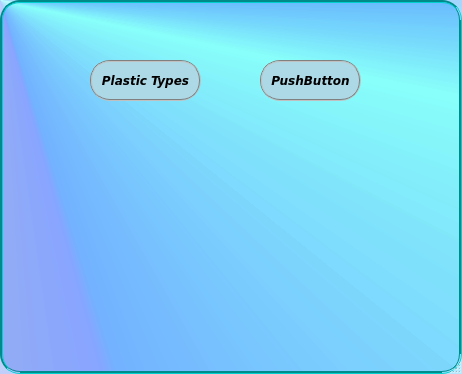
<?xml version="1.0" encoding="UTF-8"?>
<ui version="4.0">
 <class>MainWindow</class>
 <widget class="QMainWindow" name="MainWindow">
  <property name="geometry">
   <rect>
    <x>0</x>
    <y>0</y>
    <width>462</width>
    <height>374</height>
   </rect>
  </property>
  <property name="windowTitle">
   <string>MainWindow</string>
  </property>
  <property name="windowIcon">
   <iconset>
    <normaloff>../../Desktop/blue.png</normaloff>../../Desktop/blue.png</iconset>
  </property>
  <property name="styleSheet">
   <string notr="true">QMainWindow {
	border-top-color:  darkcyan;
	background-color: qconicalgradient(cx:0, cy:0, angle:135, stop:0 rgba(255, 255, 0, 69), stop:0.409091 rgba(0, 61, 255, 69), stop:0.414773 rgba(0, 115, 255, 84), stop:0.585227 rgba(0, 255, 244, 69), stop:0.642045 rgba(0, 104, 255, 101), stop:0.732955 rgba(0, 115, 255, 69));
    border: 3px groove darkcyan;
     border-radius: 20px;
    padding: 2px 4px;
}</string>
  </property>
  <widget class="QWidget" name="centralwidget">
   <widget class="QPushButton" name="pushButton">
    <property name="geometry">
     <rect>
      <x>90</x>
      <y>60</y>
      <width>111</width>
      <height>41</height>
     </rect>
    </property>
    <property name="font">
     <font>
      <family>Verdana</family>
      <weight>75</weight>
      <italic>true</italic>
      <bold>true</bold>
     </font>
    </property>
    <property name="cursor">
     <cursorShape>PointingHandCursor</cursorShape>
    </property>
    <property name="mouseTracking">
     <bool>true</bool>
    </property>
    <property name="styleSheet">
     <string notr="true">QPushButton {
	background-color: lightblue;
    border: 2px groove gray;
     border-radius: 20px;
    padding: 2px 4px;
}</string>
    </property>
    <property name="text">
     <string>Plastic Types</string>
    </property>
   </widget>
   <widget class="QPushButton" name="pushButton_2">
    <property name="geometry">
     <rect>
      <x>260</x>
      <y>60</y>
      <width>101</width>
      <height>41</height>
     </rect>
    </property>
    <property name="font">
     <font>
      <family>Verdana</family>
      <weight>75</weight>
      <italic>true</italic>
      <bold>true</bold>
     </font>
    </property>
    <property name="cursor">
     <cursorShape>PointingHandCursor</cursorShape>
    </property>
    <property name="mouseTracking">
     <bool>true</bool>
    </property>
    <property name="styleSheet">
     <string notr="true">QPushButton {
	background-color: lightblue;
    border: 2px groove gray;
     border-radius: 20px;
    padding: 2px 4px;
}</string>
    </property>
    <property name="text">
     <string>PushButton</string>
    </property>
   </widget>
   <widget class="QLabel" name="label">
    <property name="geometry">
     <rect>
      <x>30</x>
      <y>120</y>
      <width>401</width>
      <height>161</height>
     </rect>
    </property>
    <property name="text">
     <string/>
    </property>
    <property name="pixmap">
     <pixmap>../../Desktop/GK2.png</pixmap>
    </property>
   </widget>
  </widget>
  <widget class="QMenuBar" name="menubar">
   <property name="geometry">
    <rect>
     <x>0</x>
     <y>0</y>
     <width>462</width>
     <height>21</height>
    </rect>
   </property>
  </widget>
  <widget class="QStatusBar" name="statusbar"/>
 </widget>
 <resources/>
 <connections/>
</ui>
